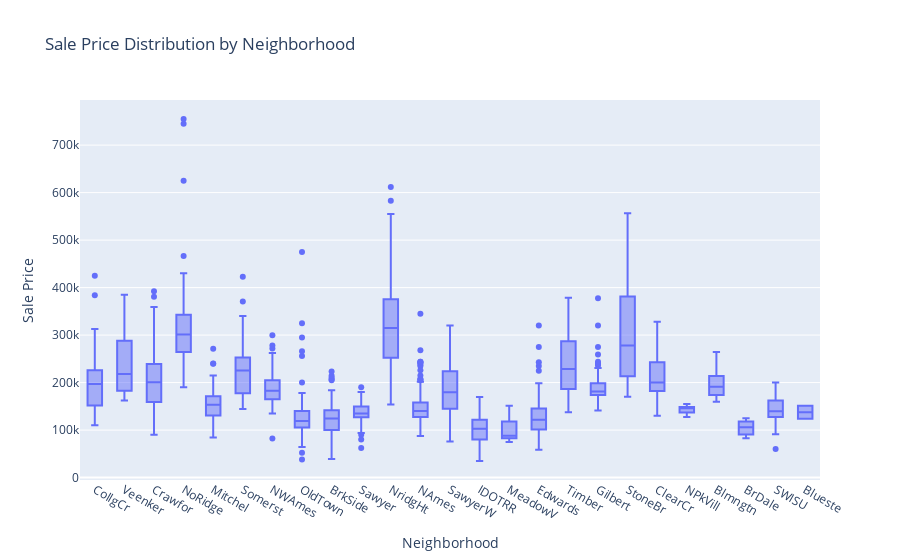

Notebook cell for this chart:
### Code cell
# Create the interactive box plot using Plotly Express
fig_neighborood_salPric = px.box(
    data,
    x="Neighborhood",
    y="SalePrice",
    title="Sale Price Distribution by Neighborhood",
    labels={
        "Neighborhood": "Neighborhood",
        "SalePrice": "Sale Price",
    },  # Customize labels
    hover_data=["Neighborhood", "SalePrice"],  # Add hover data for interactivity
)


# Show the plot
fig_neighborood_salPric.show()

### Figure 1 — Plotly figure (JSON) as saved in the notebook; plotly's stock layout.template omitted (floating-point values rounded to 4 significant figures; data arrays with more than 128 entries replaced by an {"elided": "..."} marker saying what was removed)
{"data": [{"alignmentgroup": "True", "hovertemplate": "Neighborhood=%{x}<br>Sale Price=%{y}<extra></extra>", "legendgroup": "", "marker": {"color": "#636efa"}, "name": "", "notched": false, "offsetgroup": "", "orientation": "v", "showlegend": false, "type": "box", "x": {"elided": "1460 str values"}, "x0": " ", "xaxis": "x", "y": {"elided": "1460 int values"}, "y0": " ", "yaxis": "y"}], "layout": {"boxmode": "group", "legend": {"tracegroupgap": 0}, "title": {"text": "Sale Price Distribution by Neighborhood"}, "xaxis": {"anchor": "y", "domain": [0, 1], "title": {"text": "Neighborhood"}}, "yaxis": {"anchor": "x", "domain": [0, 1], "title": {"text": "Sale Price"}}}}
